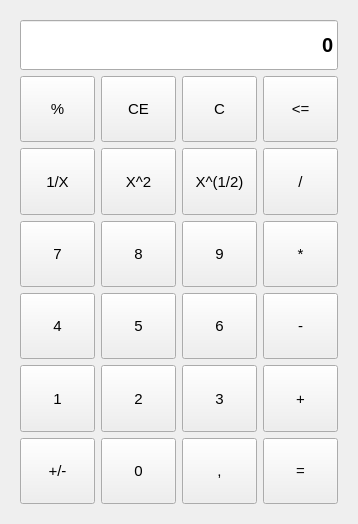
<?xml version="1.0" encoding="UTF-8"?>
<ui version="4.0">
 <class>Form</class>
 <widget class="QWidget" name="Form">
  <property name="windowModality">
   <enum>Qt::NonModal</enum>
  </property>
  <property name="geometry">
   <rect>
    <x>0</x>
    <y>0</y>
    <width>356</width>
    <height>524</height>
   </rect>
  </property>
  <property name="mouseTracking">
   <bool>true</bool>
  </property>
  <property name="windowTitle">
   <string>Form</string>
  </property>
  <layout class="QGridLayout" name="gridLayout_2">
   <item row="1" column="0">
    <widget class="QWidget" name="verticalWidget" native="true">
     <layout class="QGridLayout" name="gridLayout">
      <property name="sizeConstraint">
       <enum>QLayout::SetDefaultConstraint</enum>
      </property>
      <item row="1" column="0">
       <layout class="QHBoxLayout" name="horizontalLayout">
        <property name="sizeConstraint">
         <enum>QLayout::SetMinimumSize</enum>
        </property>
        <item>
         <widget class="QPushButton" name="pushButton_1">
          <property name="sizePolicy">
           <sizepolicy hsizetype="Preferred" vsizetype="Preferred">
            <horstretch>0</horstretch>
            <verstretch>0</verstretch>
           </sizepolicy>
          </property>
          <property name="minimumSize">
           <size>
            <width>75</width>
            <height>65</height>
           </size>
          </property>
          <property name="font">
           <font>
            <family>Arial</family>
            <pointsize>11</pointsize>
            <stylestrategy>PreferAntialias</stylestrategy>
           </font>
          </property>
          <property name="text">
           <string>%</string>
          </property>
          <property name="autoDefault">
           <bool>false</bool>
          </property>
          <property name="default">
           <bool>false</bool>
          </property>
          <property name="flat">
           <bool>false</bool>
          </property>
         </widget>
        </item>
        <item>
         <widget class="QPushButton" name="pushButton_2">
          <property name="sizePolicy">
           <sizepolicy hsizetype="Preferred" vsizetype="Preferred">
            <horstretch>0</horstretch>
            <verstretch>0</verstretch>
           </sizepolicy>
          </property>
          <property name="minimumSize">
           <size>
            <width>75</width>
            <height>65</height>
           </size>
          </property>
          <property name="font">
           <font>
            <family>Arial</family>
            <pointsize>11</pointsize>
            <stylestrategy>PreferAntialias</stylestrategy>
           </font>
          </property>
          <property name="text">
           <string>CE</string>
          </property>
         </widget>
        </item>
        <item>
         <widget class="QPushButton" name="pushButton_3">
          <property name="sizePolicy">
           <sizepolicy hsizetype="Preferred" vsizetype="Preferred">
            <horstretch>0</horstretch>
            <verstretch>0</verstretch>
           </sizepolicy>
          </property>
          <property name="minimumSize">
           <size>
            <width>75</width>
            <height>65</height>
           </size>
          </property>
          <property name="font">
           <font>
            <family>Arial</family>
            <pointsize>11</pointsize>
            <stylestrategy>PreferAntialias</stylestrategy>
           </font>
          </property>
          <property name="text">
           <string>C</string>
          </property>
         </widget>
        </item>
        <item>
         <widget class="QPushButton" name="pushButton_4">
          <property name="sizePolicy">
           <sizepolicy hsizetype="Preferred" vsizetype="Preferred">
            <horstretch>0</horstretch>
            <verstretch>0</verstretch>
           </sizepolicy>
          </property>
          <property name="minimumSize">
           <size>
            <width>75</width>
            <height>65</height>
           </size>
          </property>
          <property name="font">
           <font>
            <family>Arial</family>
            <pointsize>11</pointsize>
            <stylestrategy>PreferAntialias</stylestrategy>
           </font>
          </property>
          <property name="text">
           <string>&lt;=</string>
          </property>
         </widget>
        </item>
       </layout>
      </item>
      <item row="2" column="0">
       <layout class="QHBoxLayout" name="horizontalLayout_2">
        <property name="sizeConstraint">
         <enum>QLayout::SetMaximumSize</enum>
        </property>
        <item>
         <widget class="QPushButton" name="pushButton_5">
          <property name="sizePolicy">
           <sizepolicy hsizetype="Preferred" vsizetype="Preferred">
            <horstretch>0</horstretch>
            <verstretch>0</verstretch>
           </sizepolicy>
          </property>
          <property name="minimumSize">
           <size>
            <width>75</width>
            <height>65</height>
           </size>
          </property>
          <property name="font">
           <font>
            <family>Arial</family>
            <pointsize>11</pointsize>
            <stylestrategy>PreferAntialias</stylestrategy>
           </font>
          </property>
          <property name="text">
           <string>1/X</string>
          </property>
         </widget>
        </item>
        <item>
         <widget class="QPushButton" name="pushButton_6">
          <property name="sizePolicy">
           <sizepolicy hsizetype="Preferred" vsizetype="Preferred">
            <horstretch>0</horstretch>
            <verstretch>0</verstretch>
           </sizepolicy>
          </property>
          <property name="minimumSize">
           <size>
            <width>75</width>
            <height>65</height>
           </size>
          </property>
          <property name="font">
           <font>
            <family>Arial</family>
            <pointsize>11</pointsize>
            <stylestrategy>PreferAntialias</stylestrategy>
           </font>
          </property>
          <property name="text">
           <string>X^2</string>
          </property>
         </widget>
        </item>
        <item>
         <widget class="QPushButton" name="pushButton_7">
          <property name="sizePolicy">
           <sizepolicy hsizetype="Preferred" vsizetype="Preferred">
            <horstretch>0</horstretch>
            <verstretch>0</verstretch>
           </sizepolicy>
          </property>
          <property name="minimumSize">
           <size>
            <width>75</width>
            <height>65</height>
           </size>
          </property>
          <property name="font">
           <font>
            <family>Arial</family>
            <pointsize>11</pointsize>
            <stylestrategy>PreferAntialias</stylestrategy>
           </font>
          </property>
          <property name="text">
           <string>X^(1/2)</string>
          </property>
         </widget>
        </item>
        <item>
         <widget class="QPushButton" name="pushButton_8">
          <property name="sizePolicy">
           <sizepolicy hsizetype="Preferred" vsizetype="Preferred">
            <horstretch>0</horstretch>
            <verstretch>0</verstretch>
           </sizepolicy>
          </property>
          <property name="minimumSize">
           <size>
            <width>75</width>
            <height>65</height>
           </size>
          </property>
          <property name="font">
           <font>
            <family>Arial</family>
            <pointsize>11</pointsize>
            <stylestrategy>PreferAntialias</stylestrategy>
           </font>
          </property>
          <property name="text">
           <string>/</string>
          </property>
         </widget>
        </item>
       </layout>
      </item>
      <item row="5" column="0">
       <layout class="QHBoxLayout" name="horizontalLayout_5">
        <item>
         <widget class="QPushButton" name="pushButton_17">
          <property name="sizePolicy">
           <sizepolicy hsizetype="Preferred" vsizetype="Preferred">
            <horstretch>0</horstretch>
            <verstretch>0</verstretch>
           </sizepolicy>
          </property>
          <property name="minimumSize">
           <size>
            <width>75</width>
            <height>65</height>
           </size>
          </property>
          <property name="font">
           <font>
            <family>Arial</family>
            <pointsize>11</pointsize>
            <stylestrategy>PreferAntialias</stylestrategy>
           </font>
          </property>
          <property name="text">
           <string>1</string>
          </property>
         </widget>
        </item>
        <item>
         <widget class="QPushButton" name="pushButton_18">
          <property name="sizePolicy">
           <sizepolicy hsizetype="Preferred" vsizetype="Preferred">
            <horstretch>0</horstretch>
            <verstretch>0</verstretch>
           </sizepolicy>
          </property>
          <property name="minimumSize">
           <size>
            <width>75</width>
            <height>65</height>
           </size>
          </property>
          <property name="font">
           <font>
            <family>Arial</family>
            <pointsize>11</pointsize>
            <stylestrategy>PreferAntialias</stylestrategy>
           </font>
          </property>
          <property name="text">
           <string>2</string>
          </property>
         </widget>
        </item>
        <item>
         <widget class="QPushButton" name="pushButton_19">
          <property name="sizePolicy">
           <sizepolicy hsizetype="Preferred" vsizetype="Preferred">
            <horstretch>0</horstretch>
            <verstretch>0</verstretch>
           </sizepolicy>
          </property>
          <property name="minimumSize">
           <size>
            <width>75</width>
            <height>65</height>
           </size>
          </property>
          <property name="font">
           <font>
            <family>Arial</family>
            <pointsize>11</pointsize>
            <stylestrategy>PreferAntialias</stylestrategy>
           </font>
          </property>
          <property name="text">
           <string>3</string>
          </property>
         </widget>
        </item>
        <item>
         <widget class="QPushButton" name="pushButton_20">
          <property name="sizePolicy">
           <sizepolicy hsizetype="Preferred" vsizetype="Preferred">
            <horstretch>0</horstretch>
            <verstretch>0</verstretch>
           </sizepolicy>
          </property>
          <property name="minimumSize">
           <size>
            <width>75</width>
            <height>65</height>
           </size>
          </property>
          <property name="font">
           <font>
            <family>Arial</family>
            <pointsize>11</pointsize>
            <stylestrategy>PreferAntialias</stylestrategy>
           </font>
          </property>
          <property name="text">
           <string>+</string>
          </property>
         </widget>
        </item>
       </layout>
      </item>
      <item row="6" column="0">
       <layout class="QHBoxLayout" name="horizontalLayout_6">
        <item>
         <widget class="QPushButton" name="pushButton_21">
          <property name="sizePolicy">
           <sizepolicy hsizetype="Preferred" vsizetype="Preferred">
            <horstretch>0</horstretch>
            <verstretch>0</verstretch>
           </sizepolicy>
          </property>
          <property name="minimumSize">
           <size>
            <width>75</width>
            <height>65</height>
           </size>
          </property>
          <property name="font">
           <font>
            <family>Arial</family>
            <pointsize>11</pointsize>
            <stylestrategy>PreferAntialias</stylestrategy>
           </font>
          </property>
          <property name="text">
           <string>+/-</string>
          </property>
         </widget>
        </item>
        <item>
         <widget class="QPushButton" name="pushButton_22">
          <property name="sizePolicy">
           <sizepolicy hsizetype="Preferred" vsizetype="Preferred">
            <horstretch>0</horstretch>
            <verstretch>0</verstretch>
           </sizepolicy>
          </property>
          <property name="minimumSize">
           <size>
            <width>75</width>
            <height>65</height>
           </size>
          </property>
          <property name="font">
           <font>
            <family>Arial</family>
            <pointsize>11</pointsize>
            <stylestrategy>PreferAntialias</stylestrategy>
           </font>
          </property>
          <property name="text">
           <string>0</string>
          </property>
         </widget>
        </item>
        <item>
         <widget class="QPushButton" name="pushButton_23">
          <property name="sizePolicy">
           <sizepolicy hsizetype="Preferred" vsizetype="Preferred">
            <horstretch>0</horstretch>
            <verstretch>0</verstretch>
           </sizepolicy>
          </property>
          <property name="minimumSize">
           <size>
            <width>75</width>
            <height>65</height>
           </size>
          </property>
          <property name="font">
           <font>
            <family>Arial</family>
            <pointsize>11</pointsize>
            <stylestrategy>PreferAntialias</stylestrategy>
           </font>
          </property>
          <property name="text">
           <string>,</string>
          </property>
         </widget>
        </item>
        <item>
         <widget class="QPushButton" name="pushButton_24">
          <property name="sizePolicy">
           <sizepolicy hsizetype="Preferred" vsizetype="Preferred">
            <horstretch>0</horstretch>
            <verstretch>0</verstretch>
           </sizepolicy>
          </property>
          <property name="minimumSize">
           <size>
            <width>75</width>
            <height>65</height>
           </size>
          </property>
          <property name="font">
           <font>
            <family>Arial</family>
            <pointsize>11</pointsize>
            <stylestrategy>PreferAntialias</stylestrategy>
           </font>
          </property>
          <property name="text">
           <string>=</string>
          </property>
         </widget>
        </item>
       </layout>
      </item>
      <item row="4" column="0">
       <layout class="QHBoxLayout" name="horizontalLayout_4">
        <item>
         <widget class="QPushButton" name="pushButton_13">
          <property name="sizePolicy">
           <sizepolicy hsizetype="Preferred" vsizetype="Preferred">
            <horstretch>0</horstretch>
            <verstretch>0</verstretch>
           </sizepolicy>
          </property>
          <property name="minimumSize">
           <size>
            <width>75</width>
            <height>65</height>
           </size>
          </property>
          <property name="font">
           <font>
            <family>Arial</family>
            <pointsize>11</pointsize>
            <stylestrategy>PreferAntialias</stylestrategy>
           </font>
          </property>
          <property name="text">
           <string>4</string>
          </property>
         </widget>
        </item>
        <item>
         <widget class="QPushButton" name="pushButton_14">
          <property name="sizePolicy">
           <sizepolicy hsizetype="Preferred" vsizetype="Preferred">
            <horstretch>0</horstretch>
            <verstretch>0</verstretch>
           </sizepolicy>
          </property>
          <property name="minimumSize">
           <size>
            <width>75</width>
            <height>65</height>
           </size>
          </property>
          <property name="font">
           <font>
            <family>Arial</family>
            <pointsize>11</pointsize>
            <stylestrategy>PreferAntialias</stylestrategy>
           </font>
          </property>
          <property name="text">
           <string>5</string>
          </property>
         </widget>
        </item>
        <item>
         <widget class="QPushButton" name="pushButton_15">
          <property name="sizePolicy">
           <sizepolicy hsizetype="Preferred" vsizetype="Preferred">
            <horstretch>0</horstretch>
            <verstretch>0</verstretch>
           </sizepolicy>
          </property>
          <property name="minimumSize">
           <size>
            <width>75</width>
            <height>65</height>
           </size>
          </property>
          <property name="font">
           <font>
            <family>Arial</family>
            <pointsize>11</pointsize>
            <stylestrategy>PreferAntialias</stylestrategy>
           </font>
          </property>
          <property name="text">
           <string>6</string>
          </property>
         </widget>
        </item>
        <item>
         <widget class="QPushButton" name="pushButton_16">
          <property name="sizePolicy">
           <sizepolicy hsizetype="Preferred" vsizetype="Preferred">
            <horstretch>0</horstretch>
            <verstretch>0</verstretch>
           </sizepolicy>
          </property>
          <property name="minimumSize">
           <size>
            <width>75</width>
            <height>65</height>
           </size>
          </property>
          <property name="font">
           <font>
            <family>Arial</family>
            <pointsize>11</pointsize>
            <stylestrategy>PreferAntialias</stylestrategy>
           </font>
          </property>
          <property name="text">
           <string>-</string>
          </property>
         </widget>
        </item>
       </layout>
      </item>
      <item row="3" column="0">
       <layout class="QHBoxLayout" name="horizontalLayout_3">
        <item>
         <widget class="QPushButton" name="pushButton_9">
          <property name="sizePolicy">
           <sizepolicy hsizetype="Preferred" vsizetype="Preferred">
            <horstretch>0</horstretch>
            <verstretch>0</verstretch>
           </sizepolicy>
          </property>
          <property name="minimumSize">
           <size>
            <width>75</width>
            <height>65</height>
           </size>
          </property>
          <property name="font">
           <font>
            <family>Arial</family>
            <pointsize>11</pointsize>
            <stylestrategy>PreferAntialias</stylestrategy>
           </font>
          </property>
          <property name="text">
           <string>7</string>
          </property>
         </widget>
        </item>
        <item>
         <widget class="QPushButton" name="pushButton_10">
          <property name="sizePolicy">
           <sizepolicy hsizetype="Preferred" vsizetype="Preferred">
            <horstretch>0</horstretch>
            <verstretch>0</verstretch>
           </sizepolicy>
          </property>
          <property name="minimumSize">
           <size>
            <width>75</width>
            <height>65</height>
           </size>
          </property>
          <property name="font">
           <font>
            <family>Arial</family>
            <pointsize>11</pointsize>
            <stylestrategy>PreferAntialias</stylestrategy>
           </font>
          </property>
          <property name="text">
           <string>8</string>
          </property>
         </widget>
        </item>
        <item>
         <widget class="QPushButton" name="pushButton_11">
          <property name="sizePolicy">
           <sizepolicy hsizetype="Preferred" vsizetype="Preferred">
            <horstretch>0</horstretch>
            <verstretch>0</verstretch>
           </sizepolicy>
          </property>
          <property name="minimumSize">
           <size>
            <width>75</width>
            <height>65</height>
           </size>
          </property>
          <property name="font">
           <font>
            <family>Arial</family>
            <pointsize>11</pointsize>
            <stylestrategy>PreferAntialias</stylestrategy>
           </font>
          </property>
          <property name="text">
           <string>9</string>
          </property>
         </widget>
        </item>
        <item>
         <widget class="QPushButton" name="pushButton_12">
          <property name="sizePolicy">
           <sizepolicy hsizetype="Preferred" vsizetype="Preferred">
            <horstretch>0</horstretch>
            <verstretch>0</verstretch>
           </sizepolicy>
          </property>
          <property name="minimumSize">
           <size>
            <width>75</width>
            <height>65</height>
           </size>
          </property>
          <property name="font">
           <font>
            <family>Arial</family>
            <pointsize>11</pointsize>
            <stylestrategy>PreferAntialias</stylestrategy>
           </font>
          </property>
          <property name="text">
           <string>*</string>
          </property>
         </widget>
        </item>
       </layout>
      </item>
      <item row="0" column="0">
       <widget class="QLineEdit" name="lineEdit">
        <property name="enabled">
         <bool>true</bool>
        </property>
        <property name="sizePolicy">
         <sizepolicy hsizetype="Preferred" vsizetype="Preferred">
          <horstretch>0</horstretch>
          <verstretch>0</verstretch>
         </sizepolicy>
        </property>
        <property name="minimumSize">
         <size>
          <width>0</width>
          <height>50</height>
         </size>
        </property>
        <property name="maximumSize">
         <size>
          <width>16777215</width>
          <height>50</height>
         </size>
        </property>
        <property name="sizeIncrement">
         <size>
          <width>0</width>
          <height>50</height>
         </size>
        </property>
        <property name="font">
         <font>
          <family>Arial</family>
          <pointsize>15</pointsize>
          <weight>75</weight>
          <bold>true</bold>
          <stylestrategy>PreferDefault</stylestrategy>
         </font>
        </property>
        <property name="mouseTracking">
         <bool>false</bool>
        </property>
        <property name="tabletTracking">
         <bool>false</bool>
        </property>
        <property name="focusPolicy">
         <enum>Qt::NoFocus</enum>
        </property>
        <property name="toolTip">
         <string/>
        </property>
        <property name="toolTipDuration">
         <number>-1</number>
        </property>
        <property name="layoutDirection">
         <enum>Qt::RightToLeft</enum>
        </property>
        <property name="autoFillBackground">
         <bool>false</bool>
        </property>
        <property name="text">
         <string>0</string>
        </property>
        <property name="frame">
         <bool>true</bool>
        </property>
        <property name="alignment">
         <set>Qt::AlignRight|Qt::AlignTrailing|Qt::AlignVCenter</set>
        </property>
        <property name="dragEnabled">
         <bool>false</bool>
        </property>
        <property name="readOnly">
         <bool>false</bool>
        </property>
        <property name="cursorMoveStyle">
         <enum>Qt::LogicalMoveStyle</enum>
        </property>
        <property name="clearButtonEnabled">
         <bool>false</bool>
        </property>
       </widget>
      </item>
     </layout>
    </widget>
   </item>
  </layout>
 </widget>
 <resources/>
 <connections/>
</ui>
